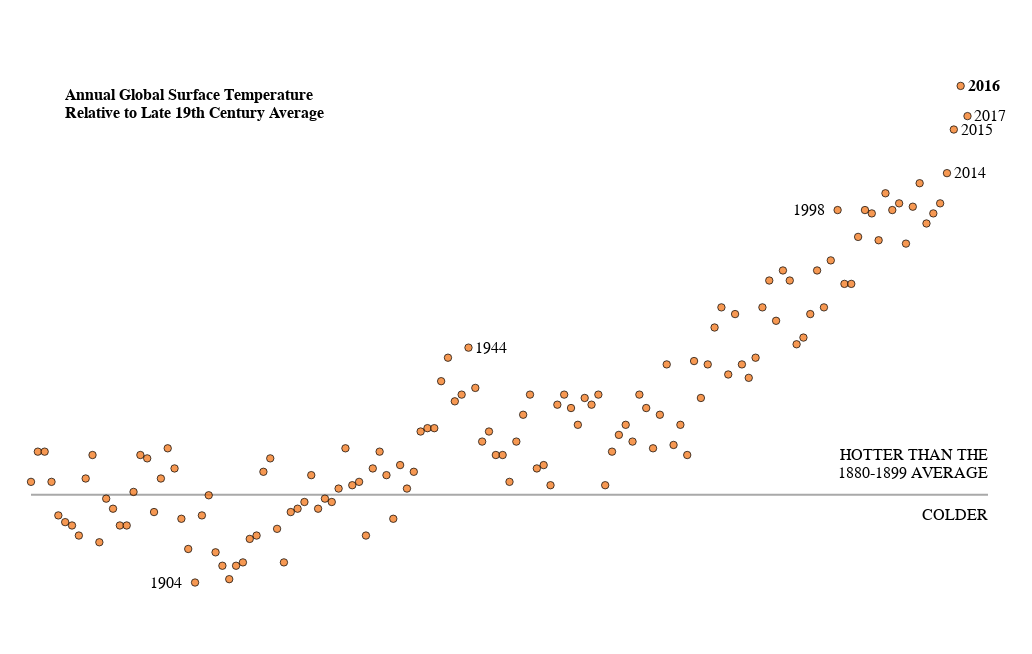

Write notebook code for a chart like this one.
### Code cell
(line + text1 + text2 + chart + labeled_points_right + labeled_points_left + labeled_point_max
).properties(width = 957, 
             height = 604,
             background = '#ffffff',
             padding = 25
            ).configure_view(strokeWidth = 0, 
                             strokeOpacity=0
                            ).configure_title(
                                anchor='start',
                                dx = 40,
                                dy = 100,
                                fontSize=16,
                                align = 'left'
                                ).configure_axis(disable = True,
                                                  ticks = False,
                                                  domain = False,
                                                  gridColor='#f3f3f3',
                                                  gridWidth=1)

### Figure 1 — Vega-Lite specification as saved in the notebook (floating-point values rounded to 4 significant figures; data arrays with more than 128 entries replaced by an {"elided": "..."} marker saying what was removed)
{"config": {"view": {"continuousWidth": 400, "continuousHeight": 300, "strokeOpacity": 0, "strokeWidth": 0}, "axis": {"disable": true, "domain": false, "gridColor": "#f3f3f3", "gridWidth": 1, "ticks": false}, "title": {"align": "left", "anchor": "start", "dx": 40, "dy": 100, "fontSize": 16}}, "layer": [{"data": {"name": "data-e64fa57730958889487e0bca67fddce9"}, "mark": {"type": "line", "color": "#a9a9a9"}, "encoding": {"x": {"type": "quantitative", "field": "x"}, "y": {"type": "quantitative", "field": "y"}}}, {"data": {"name": "data-8784ae17adc97e0d1e902785018b9081"}, "mark": {"type": "text", "align": "right", "fontSize": 16, "lineBreak": "\n", "text": "HOTTER THAN THE\n1880-1899 AVERAGE"}, "encoding": {"x": {"type": "quantitative", "field": "x"}, "y": {"type": "quantitative", "field": "y"}}}, {"data": {"name": "data-6197f90a69aa4124e077aad0693357e3"}, "mark": {"type": "text", "align": "right", "fontSize": 16, "text": "COLDER"}, "encoding": {"x": {"type": "quantitative", "field": "x"}, "y": {"type": "quantitative", "field": "y"}}}, {"data": {"name": "data-3a94a6312aa7f223f5231ce005e3fdd1"}, "mark": {"type": "point", "color": "black", "fill": "#f26c08", "size": 55, "strokeWidth": 1}, "encoding": {"x": {"type": "quantitative", "axis": {"format": "d", "labelFontSize": 13, "labelOpacity": 0.5, "values": [1880, 1890, 1900, 1910, 1920, 1930, 1940, 1950, 1960, 1970, 1980, 1990, 2000, 2010]}, "field": "year", "scale": {"domain": [1880, 2017], "zero": false}, "title": null}, "y": {"type": "quantitative", "axis": {"labelExpr": "datum.value >=0 ? '+'+datum.value+'°': datum.value+'°'", "labelFontSize": 13, "labelOpacity": 0.5, "values": [-0.4, -0.2, 0.0, 0.2, 0.4, 0.6, 0.8, 1.0, 1.2]}, "field": "relational_temperature", "title": null}}, "title": {"text": ["Annual Global Surface Temperature", "Relative to Late 19th Century Average"]}}, {"data": {"name": "data-0479bb0c812071b75e1f9aea94f8f59a"}, "mark": {"type": "text", "align": "left", "baseline": "middle", "dx": 7, "fontSize": 16}, "encoding": {"text": {"type": "quantitative", "field": "year"}, "x": {"type": "quantitative", "field": "year"}, "y": {"type": "quantitative", "field": "relational_temperature"}}}, {"data": {"name": "data-a4e5b7bcc79880a6ee35dd5830cd9371"}, "mark": {"type": "text", "align": "left", "baseline": "middle", "dx": -45, "fontSize": 16}, "encoding": {"text": {"type": "quantitative", "field": "year"}, "x": {"type": "quantitative", "field": "year"}, "y": {"type": "quantitative", "field": "relational_temperature"}}}, {"data": {"name": "data-d4027aae517abda04bd1dbd08dd1405f"}, "mark": {"type": "text", "align": "left", "baseline": "middle", "dx": 7, "fontSize": 16, "fontWeight": "bold"}, "encoding": {"text": {"type": "quantitative", "field": "year"}, "x": {"type": "quantitative", "field": "year"}, "y": {"type": "quantitative", "field": "relational_temperature"}}}], "background": "#ffffff", "height": 604, "padding": 25, "width": 957, "$schema": "https://vega.github.io/schema/vega-lite/v4.8.1.json", "datasets": {"data-e64fa57730958889487e0bca67fddce9": [{"x": 1880, "y": 0}, {"x": 2020, "y": 0}], "data-8784ae17adc97e0d1e902785018b9081": [{"x": 2020, "y": 0.12}], "data-6197f90a69aa4124e077aad0693357e3": [{"x": 2020, "y": -0.06}], "data-3a94a6312aa7f223f5231ce005e3fdd1": {"elided": "138 records"}, "data-0479bb0c812071b75e1f9aea94f8f59a": [{"year": 1944, "temperature": 0.21, "relational_temperature": 0.4385}, {"year": 2014, "temperature": 0.73, "relational_temperature": 0.9585}, {"year": 2015, "temperature": 0.86, "relational_temperature": 1.089}, {"year": 2017, "temperature": 0.9, "relational_temperature": 1.129}], "data-a4e5b7bcc79880a6ee35dd5830cd9371": [{"year": 1904, "temperature": -0.49, "relational_temperature": -0.2615}, {"year": 1998, "temperature": 0.62, "relational_temperature": 0.8485}], "data-d4027aae517abda04bd1dbd08dd1405f": [{"year": 2016, "temperature": 0.99, "relational_temperature": 1.218}]}}
